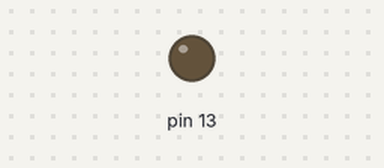
The sketch below on a simulated Arduino Uno, built with avr-gcc and run on an emulated ATmega328P. Shown: output pins drawn as LEDs (lit = HIGH).

Above: at 1.9 s.
At 6.65 s:
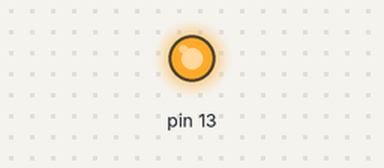
Timing chart, 0 to 7.0 s (numbered marks = the images above):
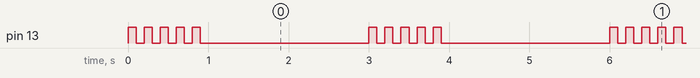

The sketch:

while_loop.ino
```cpp
void setup() {
  pinMode(13, OUTPUT);
}

void loop() {
  int i = 0;
  while (i < 5){
    digitalWrite(13, HIGH);
    delay(100);
    digitalWrite(13, LOW);
    delay(100);
    i++;
  }
  delay(2000);
}
```

Measured:
- by itself, pin 13: repeats every 3.0 s: 4 × (LOW 0.10 s, HIGH 0.10 s), LOW 2.1 s, HIGH 0.10 s
- by itself, everything shown: repeats every 3.0 s, in 10 steps
